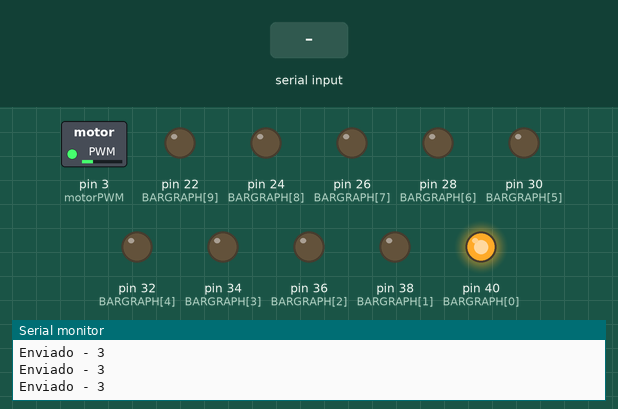
Simulated run of this sketch. Board: Arduino Mega 2560, built with avr-gcc and run on an emulated ATmega2560. On the bench: switched loads named in the sketch (green lamp = pin HIGH), output pins drawn as LEDs (lit = HIGH), the last lines printed to the serial monitor. Inputs (shaded band) come from the test bench.

Above: at 1.2 s.
1.3 s: "y" received over the second serial link
At 1.7 s:
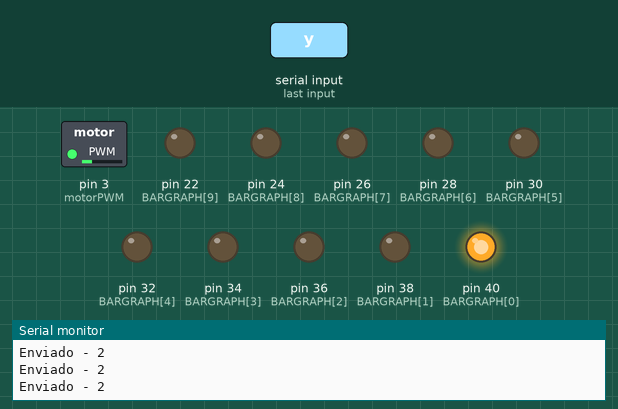
2.8 s: "x" received over the second serial link
At 4.3 s:
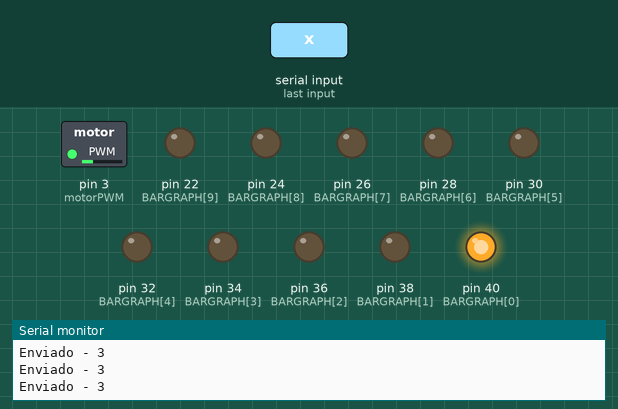
Timing chart, 0 to 5.8 s (numbered marks = the images above; inputs shaded):
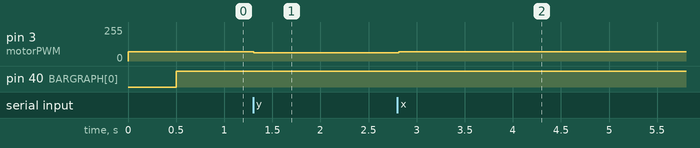

The sketch:

Ard1.ino
```cpp
/* Enviando dados entre PIC18F4520 e ATmega2560.*/

int millisEnviar = 0; //Controla o quando enviar dados ao PIC
int tempoEnviar = 100;  //Controla intervalo entre os dados enviados

const int motorPWM = 3; //Porta para controlar o PWM
//é preciso escolher uma porta que suporte essa operação

const int BARGRAPH[] = {40, 38, 36, 34, 32, 30, 28, 26, 24, 22, 20}; //Portas para controlar o bargraph
long millisBargraph = 0; //Controla o intervalo de tempo entre a atualização do Bargraph
// utilizadas no controle do Bargraph //
float velIntervalo = 0; // irá ser utilzada para receber o intervalo de velocidade para acendimento entre os Leds
float velMax = 30;  // Aqui deve ser definido a velocidade máxima do sistema que será exibida
float velMin = 1;   // Aqui deve ser definido a velocidade mínima do sistema
//////////////////////////////

float velocidadeLinear = 1.5; //Velocidade inicial do motor
int pwm;  // Irá receber o valor do PWM

void setup() {
  Serial.begin(9600); // utilizada para exibir informações no monitor serial
  Serial1.begin(9600);  // utilizada para permitir que dados sejam enviados ao PIC, numa taxa de transferência determinada

  pinMode(motorPWM, OUTPUT); // declara a saída de controle do motor

  for (int i = 0; i < 10; i++)
  {
    pinMode(BARGRAPH[i], OUTPUT); // declara as saídas de controle do Bargraph
  }
}

void bargraphControle(int vel) //Função de controle do Bargraph
{
  if ((millis() - millisBargraph) >= 500) // Atualiza as luzes a cada 0,5 segundo
  {
    millisBargraph = millis(); // atualiza valor do contador para definir próximo intervalo de atualização

    velIntervalo = (velMax - velMin) / 10; // Divide o intervalo de velocidade em 10, um para cada luz do bargraph
    for (int i = 0; i <= 9; i++)
    {
      if ((velMin + (velIntervalo * i) ) <= vel) // verifica qual Led deve ser acendido ou apagado
      {
        digitalWrite(BARGRAPH[i], HIGH);  // acende um determinado led do bargraph
      }
      else
      {
        digitalWrite(BARGRAPH[i], LOW); // apaga um determinado led do bargraph
      }
    }
  }
}

void enviarPic(int vel) // Função que irá enviar dados ao PIC
{
  int i;
  String aux;
  char texto[2];
  char ab;

  if (vel >= 10) // Caso a velocidade seja maior que 10, será utilizado letras para sua representação
  {
    texto[0] = 'a'; // Insere valor inicial da variável
    for (i = 10; i < vel; i++) // repete até atingir a velocidade atual do motor
      (texto[0])++; // Percorre o alfabeto até chegar na letra desejada (por exemplo, 11 = 'b')
  }
  else // Caso seja menor que 10, então será representado por um número
  {
    aux = (String)vel;  // converte o número para String
    aux.toCharArray(texto, 2); // converte a String para um char
  }

  Serial.print("Enviado - ");  // Exibe informação no monitor Serial
  Serial.println(texto[0]);   // Exibe informação no monitor Serial

  Serial1.write(texto[0]); // Envia o caracter, que representa a velocidade atual, para o PIC
}

void controlarMotor(int vel) // Função que controla o PWM para regular velocidade do Motor
{
  // Vale ressaltar que o motor utilizado só começa a girar aproximadamente quando PWM >= 50
  if(vel == 0)
    pwm = map(vel, 0, 30, 0, 255); // Caso a velocidade for zero, a tensão no motor será zero
  else
    pwm = map(vel, 0, 30, 50, 255); // Caso Vel>0, o motor já inicia com PWM = 50, e posteriormente aumenta de forma gradual
  analogWrite(motorPWM, pwm);
}

void loop() // Função de repetição do arduíno
{
  if (millisEnviar == 1) // Envia informações ao PIC a cada 100ms
  {
    millisEnviar = 0; // Zera variável de controle
    enviarPic(velocidadeLinear * 2); // Chama função de envio para o PIC
    // A velocidadeLinear, que é a velocidade atual do motor, é uma variável Float
    // Seu valor é multiplicado por 2 pois assim é possível converter para inteiro
    // e obter uma precisao de 0,5 apenas sabendo que o valor inteiro representa
    // metade. Por exemplo, caso velocidadeLinear seja 3,5 km/h, o valor enviado ao PIC
    // será 7, que representa um número quebrado. Permitindo uma maior precisão e mais
    // facilidade de comunicação entre o PIC e o Arduíno.
  }

  if (Serial1.available()) // Verificar se há caracteres disponíveis
  {
    char caractere = Serial1.read(); // Armazena caracter lido.
    if (caractere == 'x' || caractere == 'y' || caractere == 'z') // caracteres de controle de velocidade
    {
        Serial.print(caractere); // Exibe informações no monitor Serial
        Serial.print(" - ");
      if (caractere == 'x') // o caracter 'x' significa que o Arduíno deve AUMENTAR a velocidade do motor
      {
        Serial.println("aumentar");
        velocidadeLinear = velocidadeLinear + 0.1; // Aumenta a velocidade do motor
      }
      else if (caractere == 'y') // o caracter 'y' significa que o Arduíno deve DIMINUIR a velocidade do motor
      {
        Serial.println("diminuir");
        velocidadeLinear = velocidadeLinear - 0.1; // Diminui a velocidade do motor
      }
      else // o caracter 'z' significa que o Arduíno deve MANTER a velocidade do motor
      {
        Serial.println("manter"); // Não altera o valor da velocidade atual
      }

      Serial.println(""); // Exibe no monitor Serial, para melhor visualização
    }
  }
  controlarMotor(velocidadeLinear * 2); // Chama função de controle de velocidade do motor (pwm)
  millisEnviar++;                       // Acrescenta 1 na variável de controle de envio de informações ao PIC
  bargraphControle(velocidadeLinear * 2); // Chama função de controle do Bargraph
  delay(tempoEnviar);                    // Intervalo devinido
}
```

Measured:
- after the input at 1.3 s, pin 3 (motorPWM): 70/255 → 63/255 at once
- after the input at 2.8 s, pin 3 (motorPWM): 63/255 → 70/255 at once
